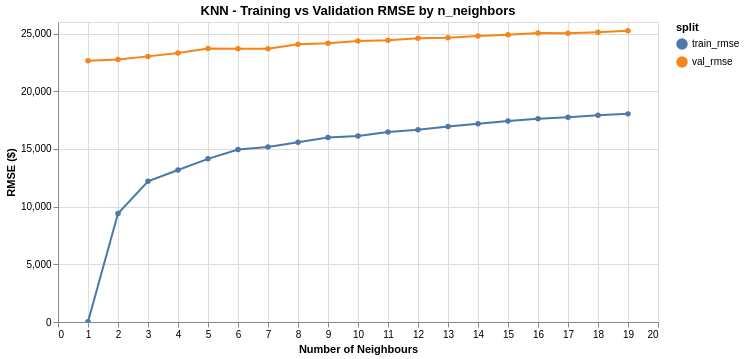

This figure's notebook cell:
### Code cell
n_range = range(1, 20)
train_scores = []
val_scores = []

for n in n_range:
    knn = KNeighborsRegressor(n_neighbors=n, p=2)
    knn.fit(X_train, y_train)
    train_scores.append(rmse(y_train, knn.predict(X_train)))
    val_scores.append(rmse(y_val, knn.predict(X_val)))

point_df = pd.DataFrame({
    "n_neighbors": list(n_range),
    "train_rmse": train_scores,
    "val_rmse": val_scores
})

alt.Chart(point_df.melt("n_neighbors", var_name="split", value_name="rmse")).mark_line(point=True).encode(
    alt.X("n_neighbors:Q", title="Number of Neighbours"),
    alt.Y("rmse:Q", title="RMSE ($)", scale=alt.Scale(zero=False)),
    alt.Color("split:N"),
    tooltip=["n_neighbors", "split", "rmse"]
).properties(title="KNN - Training vs Validation RMSE by n_neighbors", width=600, height=300).interactive()

### Figure 1 — Vega-Lite specification as saved in the notebook (floating-point values rounded to 4 significant figures)
{"config": {"view": {"continuousWidth": 300, "continuousHeight": 300}}, "data": {"name": "data-9a1d81e8ac47e6808e8d814bea757bf1"}, "mark": {"type": "line", "point": true}, "encoding": {"color": {"field": "split", "type": "nominal"}, "tooltip": [{"field": "n_neighbors", "type": "quantitative"}, {"field": "split", "type": "nominal"}, {"field": "rmse", "type": "quantitative"}], "x": {"field": "n_neighbors", "title": "Number of Neighbours", "type": "quantitative"}, "y": {"field": "rmse", "scale": {"zero": false}, "title": "RMSE ($)", "type": "quantitative"}}, "height": 300, "params": [{"name": "param_1", "select": {"type": "interval", "encodings": ["x", "y"]}, "bind": "scales"}], "title": "KNN - Training vs Validation RMSE by n_neighbors", "width": 600, "$schema": "https://vega.github.io/schema/vega-lite/v5.20.1.json", "datasets": {"data-9a1d81e8ac47e6808e8d814bea757bf1": [{"n_neighbors": 1, "split": "train_rmse", "rmse": 18.44}, {"n_neighbors": 2, "split": "train_rmse", "rmse": 9402.0}, {"n_neighbors": 3, "split": "train_rmse", "rmse": 12190.0}, {"n_neighbors": 4, "split": "train_rmse", "rmse": 13180.0}, {"n_neighbors": 5, "split": "train_rmse", "rmse": 14140.0}, {"n_neighbors": 6, "split": "train_rmse", "rmse": 14940.0}, {"n_neighbors": 7, "split": "train_rmse", "rmse": 15170.0}, {"n_neighbors": 8, "split": "train_rmse", "rmse": 15580.0}, {"n_neighbors": 9, "split": "train_rmse", "rmse": 15980.0}, {"n_neighbors": 10, "split": "train_rmse", "rmse": 16120.0}, {"n_neighbors": 11, "split": "train_rmse", "rmse": 16460.0}, {"n_neighbors": 12, "split": "train_rmse", "rmse": 16660.0}, {"n_neighbors": 13, "split": "train_rmse", "rmse": 16940.0}, {"n_neighbors": 14, "split": "train_rmse", "rmse": 17180.0}, {"n_neighbors": 15, "split": "train_rmse", "rmse": 17420.0}, {"n_neighbors": 16, "split": "train_rmse", "rmse": 17620.0}, {"n_neighbors": 17, "split": "train_rmse", "rmse": 17750.0}, {"n_neighbors": 18, "split": "train_rmse", "rmse": 17910.0}, {"n_neighbors": 19, "split": "train_rmse", "rmse": 18040.0}, {"n_neighbors": 1, "split": "val_rmse", "rmse": 22630.0}, {"n_neighbors": 2, "split": "val_rmse", "rmse": 22740.0}, {"n_neighbors": 3, "split": "val_rmse", "rmse": 23020.0}, {"n_neighbors": 4, "split": "val_rmse", "rmse": 23320.0}, {"n_neighbors": 5, "split": "val_rmse", "rmse": 23710.0}, {"n_neighbors": 6, "split": "val_rmse", "rmse": 23680.0}, {"n_neighbors": 7, "split": "val_rmse", "rmse": 23680.0}, {"n_neighbors": 8, "split": "val_rmse", "rmse": 24070.0}, {"n_neighbors": 9, "split": "val_rmse", "rmse": 24160.0}, {"n_neighbors": 10, "split": "val_rmse", "rmse": 24360.0}, {"n_neighbors": 11, "split": "val_rmse", "rmse": 24420.0}, {"n_neighbors": 12, "split": "val_rmse", "rmse": 24600.0}, {"n_neighbors": 13, "split": "val_rmse", "rmse": 24630.0}, {"n_neighbors": 14, "split": "val_rmse", "rmse": 24790.0}, {"n_neighbors": 15, "split": "val_rmse", "rmse": 24900.0}, {"n_neighbors": 16, "split": "val_rmse", "rmse": 25040.0}, {"n_neighbors": 17, "split": "val_rmse", "rmse": 25030.0}, {"n_neighbors": 18, "split": "val_rmse", "rmse": 25110.0}, {"n_neighbors": 19, "split": "val_rmse", "rmse": 25240.0}]}}
